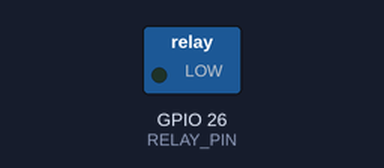
The sketch below on a simulated ESP32. On the bench: switched loads named in the sketch (green lamp = pin HIGH). What the sketch prints to the serial monitor is not drawn.

Above: at 1.8 s.
At 4.8 s:
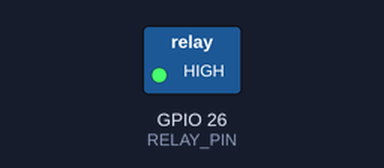
Timing chart, 0 to 8.1 s (numbered marks = the images above):
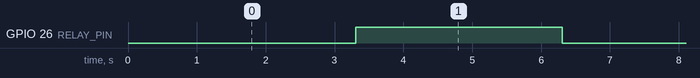

The sketch:

02c_relay_test.ino
```cpp
/*
 * 02c_relay_test.ino
 * ------------------------------------------------------------
 * 作用：测试继电器模块，每 3 秒“吸合 -> 断开”循环一次。
 *
 * 接线（控制端）：
 *   继电器 VCC -> ESP32 3V3（仅限 3.3V 模块；5V 模块接 5V/VIN）
 *   继电器 GND -> ESP32 GND
 *   继电器 IN  -> ESP32 GPIO26
 *
 * 负载端（只接低压！）：
 *   5V 电源正极 -> 继电器 COM
 *   继电器 NO   -> 负载正极
 *   负载负极    -> 5V 电源负极
 *   5V 电源负极 和 ESP32 GND 连在一起（共地）
 *
 * 注意：
 *   - 不要用 GPIO 直接驱动裸继电器线圈，必须用带驱动的模块。
 *   - 不要接 220V 市电！本代码只用于 5V/12V 低压负载。
 *   - 低电平触发模块：IN=LOW 吸合；高电平触发模块：IN=HIGH 吸合。
 *     下面用 RELAY_ACTIVE_LOW 选择。
 * ------------------------------------------------------------
 */

// ==================== 用户可以改的常量 ====================

#define RELAY_PIN 26           // 继电器 IN 接 GPIO26
#define RELAY_ACTIVE_LOW 1     // 1 = 低电平触发；0 = 高电平触发
#define ON_TIME_MS 3000UL      // 吸合持续时间
#define OFF_TIME_MS 3000UL     // 断开持续时间

// ==========================================================

// 让继电器吸合。
void relayOn() {
  if (RELAY_ACTIVE_LOW) {
    digitalWrite(RELAY_PIN, LOW);
  } else {
    digitalWrite(RELAY_PIN, HIGH);
  }
}

// 让继电器断开。
void relayOff() {
  if (RELAY_ACTIVE_LOW) {
    digitalWrite(RELAY_PIN, HIGH);
  } else {
    digitalWrite(RELAY_PIN, LOW);
  }
}

void setup() {
  Serial.begin(115200);
  delay(300);

  Serial.println();
  Serial.println("=================================");
  Serial.println("Relay test start");
  Serial.print("IN pin: GPIO");
  Serial.println(RELAY_PIN);
  Serial.print("Trigger: ");
  Serial.println(RELAY_ACTIVE_LOW ? "LOW active" : "HIGH active");
  Serial.println("=================================");

  // 先把引脚设成输出，再确保继电器处于“断开”状态。
  pinMode(RELAY_PIN, OUTPUT);
  relayOff();
}

void loop() {
  Serial.println("继电器吸合");
  relayOn();
  delay(ON_TIME_MS);

  Serial.println("继电器断开");
  relayOff();
  delay(OFF_TIME_MS);
}
```

Measured:
- by itself, GPIO 26 (RELAY_PIN): alternates HIGH for 3.0 s and LOW for 3.0 s
